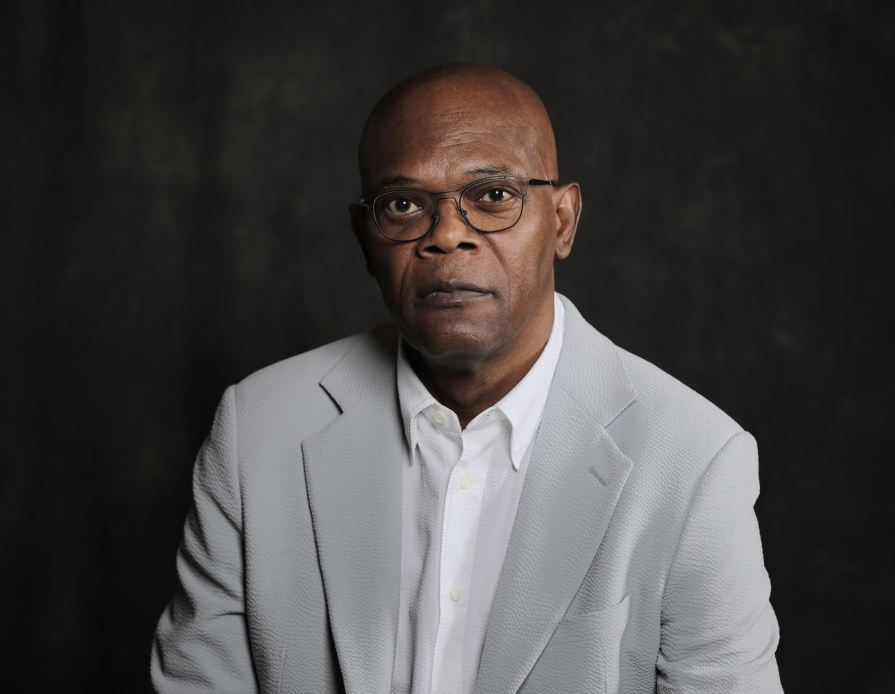
#> input picture task 1/images/Black man 1 - glasses.jpg, 895 x 694 px
$ python -i methods.py   (imports and definitions only)
#> lines starting #> are read from the running program, lines starting #| are printed output that depends on the picture
import numpy as np
import cv2
from PIL import Image
import matplotlib.pyplot as plt
import io
from skimage.feature import hog

dict_name_idx = {"Canny": 0, "Color hist": 1, "HOG": 2}


# [76 lines left out: functions resize_image, get_image_by_plot, get_image_to_display, canny, color_hist, not called in this run]


def method_hog(image, args=(None, None), canvas_width=None, canvas_height=None, need_to_display=False):
    displayed_image = None
    arg1, arg2 = args
    if arg1 is None:
        arg1 = methods[2]["args"][0]["default"]
    if arg2 is None:
        arg2 = methods[2]["args"][1]["default"]
    resized_img = cv2.resize(image, (128, 64))
    fd, hog_image = hog(cv2.cvtColor(resized_img, cv2.COLOR_BGR2RGB), orientations=9, pixels_per_cell=(arg1, arg1),
                        cells_per_block=(arg2, arg2), visualize=True, channel_axis=2)
    if need_to_display:
        displayed_image = get_image_to_display(hog_image, canvas_width, canvas_height)
    return fd, displayed_image


methods = [
    {
        "name": "Canny",
        "args": [{"name": "LB", "min": 0, "max": 255, "default": 100},
                 {"name": "UB", "min": 0, "max": 255, "default": 200}], "get_args": None,
        "fun": canny
    }, {
        "name": "Color hist",
        "args": [{"name": "BINs", "min": 8, "max": 256, "default": 64}], "get_args": None,
        "fun": color_hist
    }, {
        "name": "HOG",
        "args": [{"name": "PpC", "min": 1, "max": 24, "default": 8},
                 {"name": "CpB", "min": 1, "max": 24, "default": 2}], "get_args": None,
        "fun": method_hog
    }
]


# [35 lines left out: functions get_args_for_cv, get_args_for_print, get_default_args, not called in this run]

>>> import cv2
>>> picture = cv2.imread('../task 1/images/Black man 1 - glasses.jpg')
#> picture is the input picture: shape (694, 895, 3); mean B, G, R 66.8, 68, 70.2
>>> result = method_hog(picture)
#> in method_hog, `resized_img = cv2.resize(image, (128, 64))`:
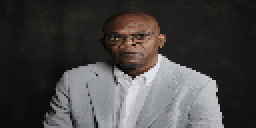
#> resized_img: shape (64, 128, 3) (shown 2 times larger); mean B, G, R 66.7, 67.9, 70.2
#> in method_hog, `fd, hog_image = hog(cv2.cvtColor(resized_img, cv2.COLOR_BGR2RGB), orie..`: fd = 3780 values, max 0.64 at index 2110, min 0 at index 179, mean 0.133

$ run again, on task 1/images/White man 12 - lighting 1.jpg
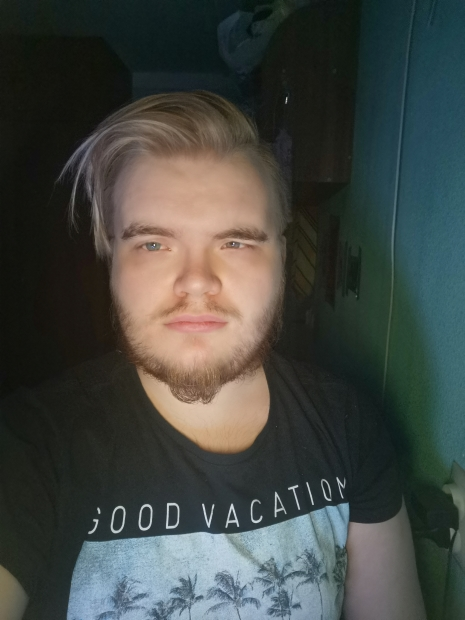
#> input picture task 1/images/White man 12 - lighting 1.jpg, 465 x 620 px
#> picture is the input picture: shape (620, 465, 3); mean B, G, R 66.2, 70.7, 66.5
#> in method_hog, `resized_img = cv2.resize(image, (128, 64))`:
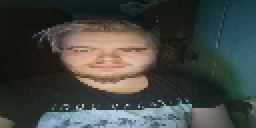
#> resized_img: shape (64, 128, 3) (shown 2 times larger); mean B, G, R 66, 70.5, 66.3
#> fd = 3780 values, max 0.516 at index 3303, min 0 at index 11, mean 0.128

$ run again, on task 1/images/zzz - additional pic 5.jpg
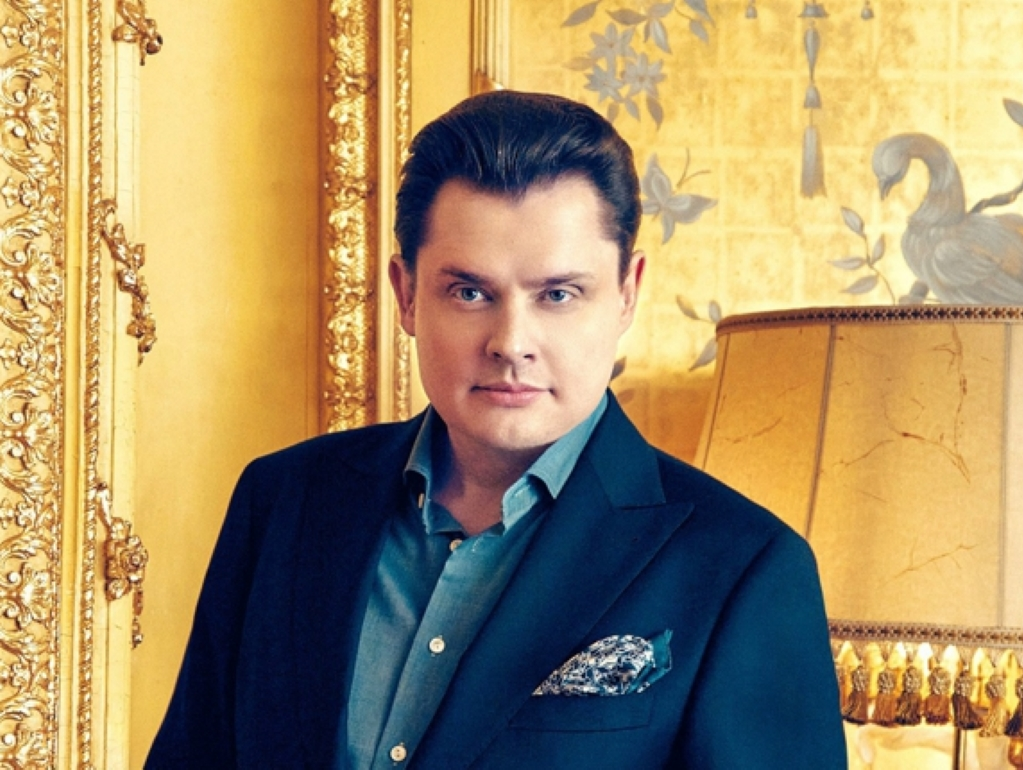
#> input picture task 1/images/zzz - additional pic 5.jpg, 1023 x 770 px
#> picture is the input picture: shape (770, 1023, 3); mean B, G, R 102.5, 144.3, 165.9
#> in method_hog, `resized_img = cv2.resize(image, (128, 64))`:
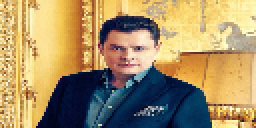
#> resized_img: shape (64, 128, 3) (shown 2 times larger); mean B, G, R 102.4, 144.2, 165.9
#> fd = 3780 values, max 0.446 at index 2056, min 0 at index 29, mean 0.13
